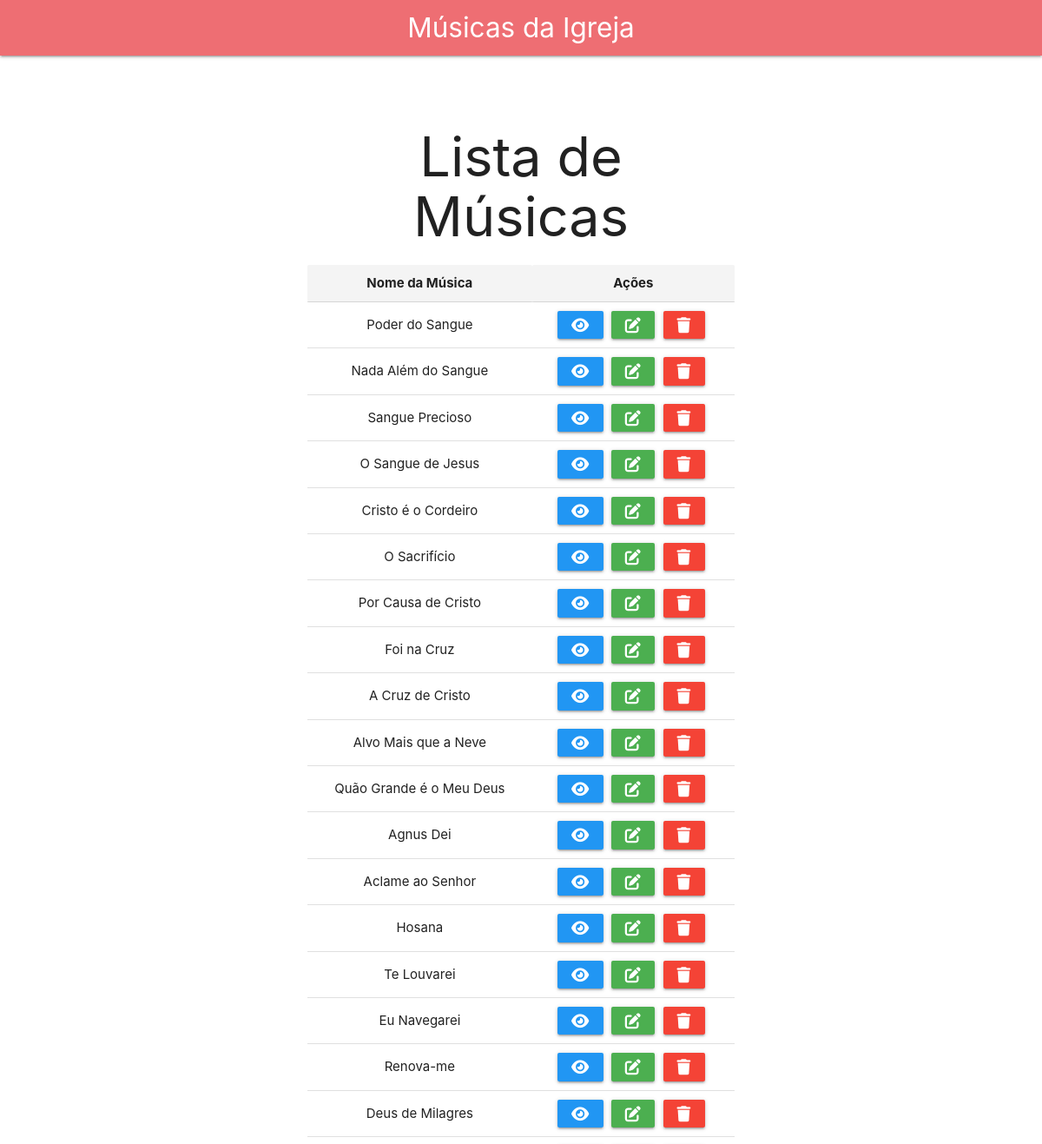
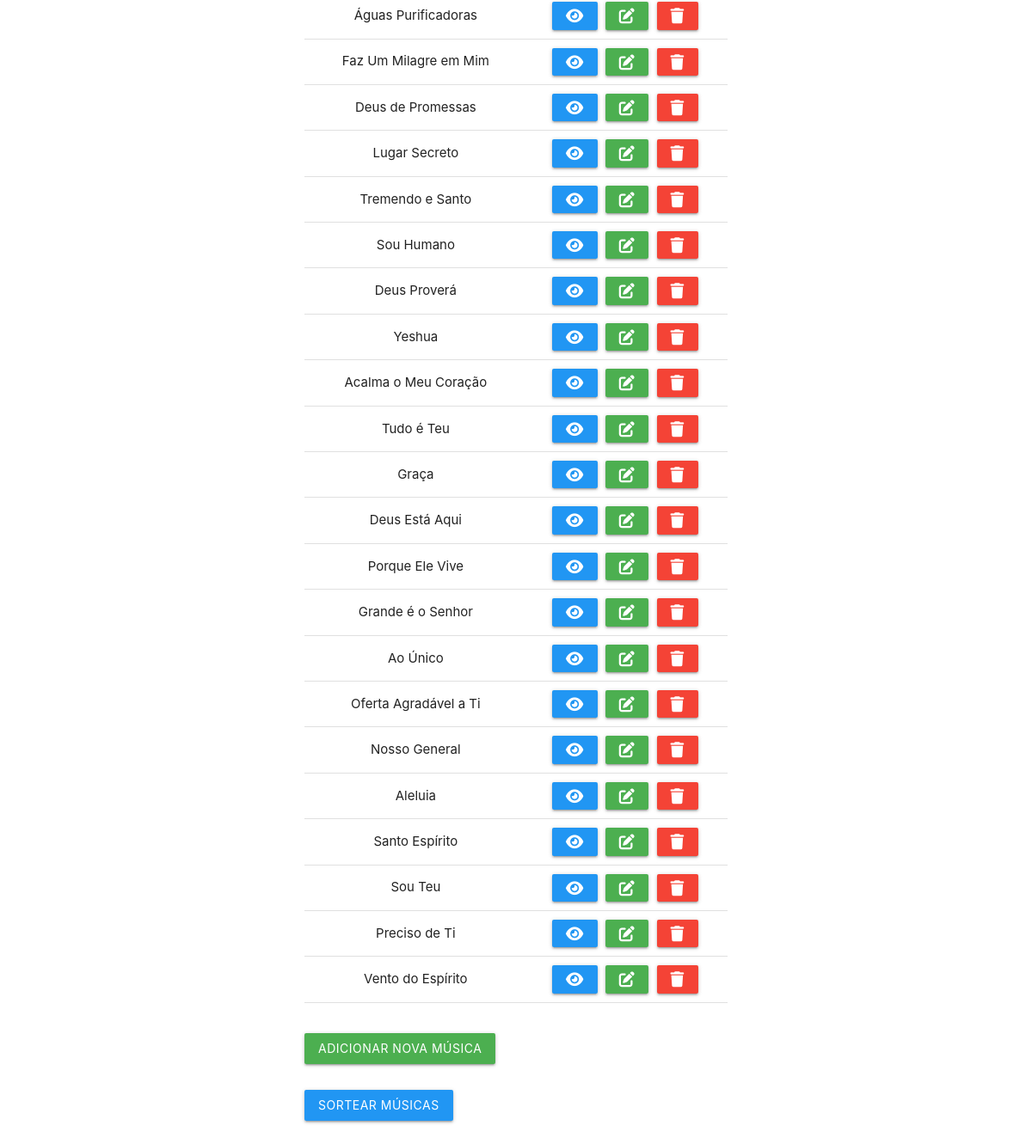
The page / on the database its author committed (2 pictures, top to bottom).
### app/models/musica.py (models this page shows)
class Musica(Base):
    __tablename__ = "musicas"
    id = Column(Integer, primary_key=True, index=True)
    nome = Column(String, index=True)
    link_spotify = Column(String, index=True)
    link_youtube = Column(String, index=True)
    preferencia_sexta = Column(Integer, default=0)
    preferencia_sabado = Column(Integer, default=0)
    preferencia_domingo = Column(Integer, default=0)

### app/main.py (the view)
@app.get("/", response_class=HTMLResponse)
async def read_root(request: Request, db: Session = Depends(get_db)):
    musica_repository = MusicaRepository(db)
    musicas = musica_repository.obter_todas()
    return templates.TemplateResponse("index.html", {"request": request, "musicas": musicas})

### app/templates/index.html (shortened to what this page needs)
{% extends "base.html" %}
{% block content %}
<div class="container">
    <h1>Lista de Músicas</h1>
    <table class="highlight centered responsive-table">
        <thead>
            <tr>
                <th>Nome da Música</th>
                <th>Ações</th>
            </tr>
        </thead>
        <tbody>
            {% for musica in musicas %}
            <tr>
                <td>{{ musica.nome }}</td>
                <td>
                    <a href="#modal{{ musica.id }}" class="waves-effect waves-light btn-small blue modal-trigger"><i class="fa-solid fa-eye"></i></a>
                    <a href="/editar_musica/{{ musica.id }}" class="waves-effect waves-light btn-small green"><i class="fa-solid fa-pen-to-square"></i></a>
                    <form action="/excluir_musica/{{ musica.id }}" method="post" style="display:inline;">
                        <button type="submit" class="waves-effect waves-light btn-small red"><i class="fa-solid fa-trash"></i></button>
                    </form>
                </td>
            </tr>
            {% endfor %}
        </tbody>
    </table>
    <div class="section">
        <a href="/criar_musica" class="waves-effect waves-light btn green">Adicionar Nova Música</a>
    </div>
    <div class="section">
        <form action="/sortear_musicas_mes" method="post">
            <button type="submit" class="waves-effect waves-light btn blue">Sortear Músicas</button>
        </form>
    </div>
</div>
{% endblock %}

### app/static/css/styles.css (style rules this page uses)
.container { max-width: 800px; margin: auto; padding: 20px; }
h1 { margin-bottom: 20px; text-align: center; }
table { width: 100%; margin-bottom: 20px; }
thead { background-color: #f4f4f4; }
th, td { padding: 10px; text-align: left; }
.btn-small { margin-right: 5px; }

### rows shown on the page
Musica: nome "Poder do Sangue"
Musica: nome "Nada Além do Sangue"
Musica: nome "Sangue Precioso"
Musica: nome "O Sangue de Jesus"
Musica: nome "Cristo é o Cordeiro"
Musica: nome "O Sacrifício"
Musica: nome "Por Causa de Cristo"
Musica: nome "Foi na Cruz"
Musica: nome "A Cruz de Cristo"
Musica: nome "Alvo Mais que a Neve"
Musica: nome "Quão Grande é o Meu Deus"
Musica: nome "Agnus Dei"
Musica: nome "Aclame ao Senhor"
Musica: nome "Hosana"
Musica: nome "Te Louvarei"
Musica: nome "Eu Navegarei"
Musica: nome "Renova-me"
Musica: nome "Deus de Milagres"
Musica: nome "Águas Purificadoras"
Musica: nome "Faz Um Milagre em Mim"
Musica: nome "Deus de Promessas"
Musica: nome "Lugar Secreto"
Musica: nome "Tremendo e Santo"
Musica: nome "Sou Humano"
Musica: nome "Deus Proverá"
Musica: nome "Yeshua"
Musica: nome "Acalma o Meu Coração"
Musica: nome "Tudo é Teu"
Musica: nome "Graça"
Musica: nome "Deus Está Aqui"
Musica: nome "Porque Ele Vive"
Musica: nome "Grande é o Senhor"
Musica: nome "Ao Único"
Musica: nome "Oferta Agradável a Ti"
Musica: nome "Nosso General"
Musica: nome "Aleluia"
Musica: nome "Santo Espírito"
Musica: nome "Sou Teu"
Musica: nome "Preciso de Ti"
Musica: nome "Vento do Espírito"
